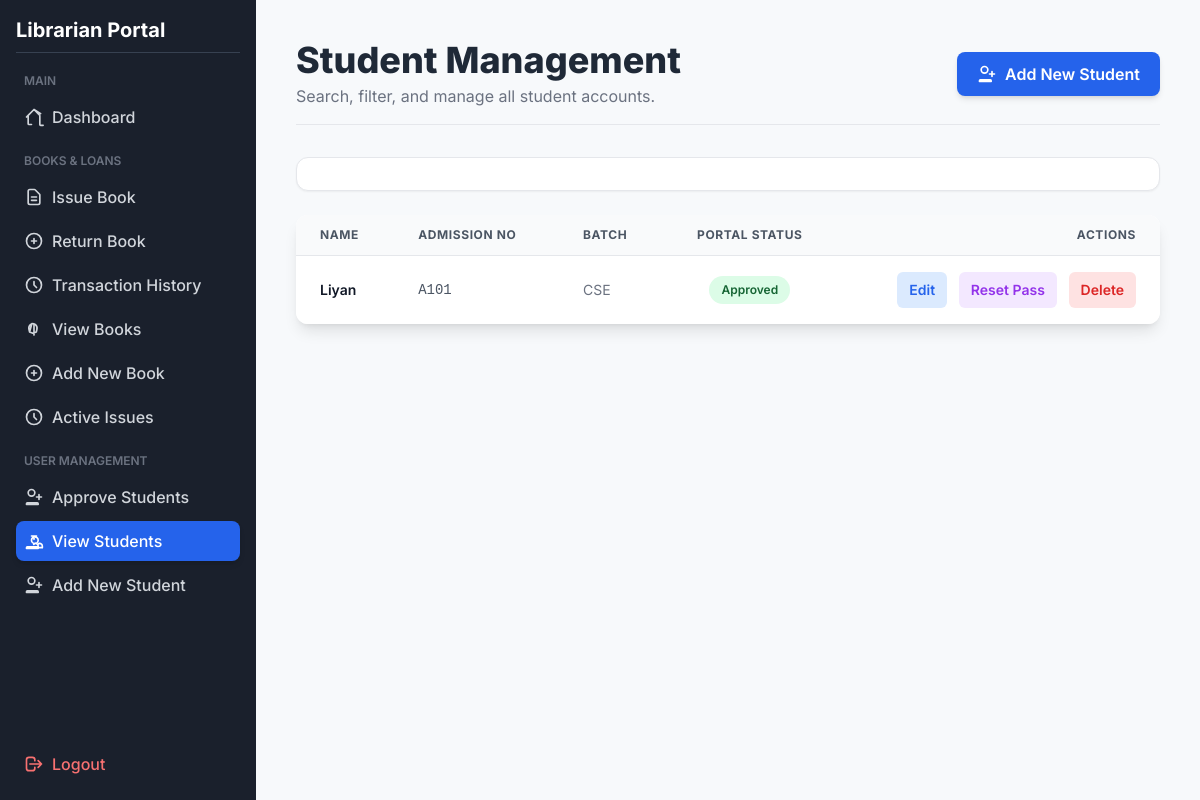
Before: /view_students (signed in) with the older database file.
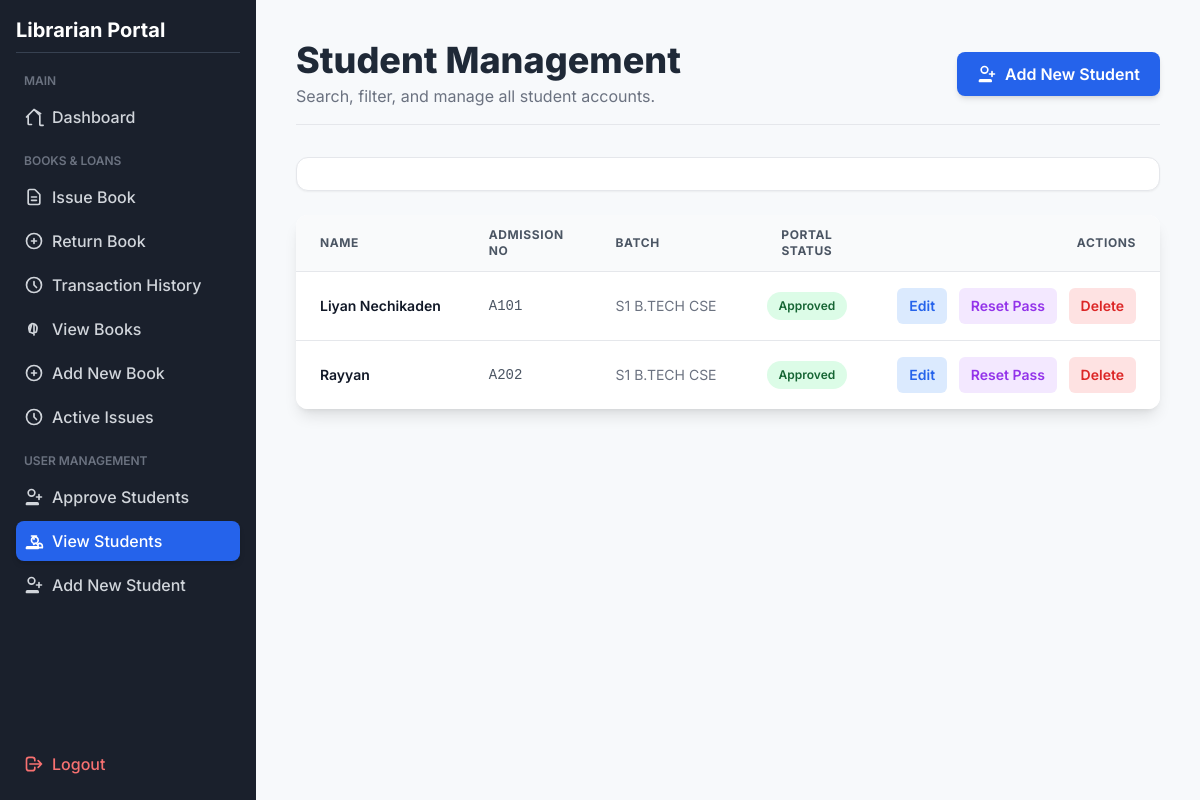
After: the same page with the newer database file.
### tables this page shows
CREATE TABLE students_auth (
                id INTEGER PRIMARY KEY AUTOINCREMENT,
                admission_no TEXT UNIQUE NOT NULL,
                password_hash TEXT NOT NULL,
                is_approved BOOLEAN NOT NULL DEFAULT 0,
                FOREIGN KEY(admission_no) REFERENCES students(admission_no) ON DELETE CASCADE
            );

CREATE TABLE students (
                            id INTEGER PRIMARY KEY AUTOINCREMENT,
                            admission_no TEXT UNIQUE NOT NULL,
                            name TEXT NOT NULL,
                            batch TEXT NOT NULL
                        );

### app.py (the view)
@app.route("/view_students")
@login_required
def view_students():
    query = request.args.get('query', '')
    batch_filter = request.args.get('batch', 'all')
    status_filter = request.args.get('status', 'all')
    sql = """
        SELECT s.id, s.admission_no, s.name, s.batch, sa.is_approved
        FROM students s
        LEFT JOIN students_auth sa ON s.admission_no = sa.admission_no
    """
    params = []
    conditions = []
    if query:
        search_term = f"%{query}%"
        conditions.append("(s.name LIKE ? OR s.admission_no LIKE ?)")
        params.extend([search_term, search_term])
    if batch_filter != 'all':
        conditions.append("s.batch = ?")
        params.append(batch_filter)
    if status_filter == 'approved':
        conditions.append("sa.is_approved = 1")
    elif status_filter == 'pending':
        conditions.append("(sa.is_approved = 0 OR sa.is_approved IS NULL)")
    if conditions:
        sql += " WHERE " + " AND ".join(conditions)
    sql += " ORDER BY s.batch, s.name"
    with get_connection() as conn:
        students = conn.execute(sql, tuple(params)).fetchall()
        batches = conn.execute("SELECT DISTINCT batch FROM students ORDER BY batch ASC").fetchall()
    return render_template("view_students.html",
                           students=students,
                           batches=batches,
                           search_query=query,
                           current_batch=batch_filter,
                           current_status=status_filter)

### app.py (called while the page is built)
def get_connection():
    return SQLiteContext(DB_NAME)

def login_required(f):
    @wraps(f)
    def decorated_function(*args, **kwargs):
        if not session.get('logged_in'):
            flash('Please log in to access this page.', 'danger')
            return redirect(url_for('login'))
        return f(*args, **kwargs)
    return decorated_function

@app.context_processor
def inject_pending_count():
    with get_connection() as conn:
        try:
            count = conn.execute("SELECT COUNT(id) FROM students_auth WHERE is_approved = 0").fetchone()[0]
            return dict(pending_count=count)
        except:
            return dict(pending_count=0)

    def __enter__(self):
        self.conn = sqlite3.connect(self.db_name)
        self.conn.row_factory = sqlite3.Row
        self.conn.execute('PRAGMA foreign_keys = ON;')
        return self.conn

    def __exit__(self, exc_type, exc_val, exc_tb):
        if exc_type is None and self.conn:
            self.conn.commit()
        if self.conn:
            self.conn.close()
        return False

### templates/view_students.html (shortened to what the changed rows need)
<!DOCTYPE html>
<html lang="en">
<head>
    <script src="https://cdn.tailwindcss.com"></script>
</head>
<body class="min-h-screen">
    <div class="md:flex">
        <div class="sidebar w-full md:w-64 p-4 flex-shrink-0 md:flex md:flex-col md:h-screen md:sticky md:top-0">
            <div class="flex-grow">
                <h2 class="text-xl font-bold text-white mb-4 border-b border-gray-700 pb-2">Librarian Portal</h2>
            </div>
        </div>
        <main class="flex-grow p-10">
            <header class="mb-8 flex flex-col md:flex-row justify-between items-start md:items-center pb-4 border-b border-gray-200">
                <div>
                    <h1 class="text-4xl font-extrabold text-gray-800">Student Management</h1>
                </div>
            </header>
            <div class="overflow-x-auto bg-white rounded-xl shadow-lg">
                <table class="min-w-full divide-y divide-gray-200">
                    <thead class="bg-gray-50">
                        <tr>
                            <th class="px-6 py-3 text-left text-xs font-bold text-gray-600 uppercase tracking-wider">Name</th>
                            <th class="px-6 py-3 text-left text-xs font-bold text-gray-600 uppercase tracking-wider">Admission No</th>
                            <th class="px-6 py-3 text-left text-xs font-bold text-gray-600 uppercase tracking-wider">Batch</th>
                            <th class="px-6 py-3 text-center text-xs font-bold text-gray-600 uppercase tracking-wider">Portal Status</th>
                            <th class="px-6 py-3 text-right text-xs font-bold text-gray-600 uppercase tracking-wider">Actions</th>
                        </tr>
                    </thead>
                    <tbody class="bg-white divide-y divide-gray-200">
                        {% if students %}
                            {% for student in students %}
                            <tr class="hover:bg-gray-50 transition duration-150">
                                <td class="px-6 py-4 whitespace-nowrap text-sm font-semibold text-gray-900">{{ student.name }}</td>
                                <td class="px-6 py-4 whitespace-nowrap text-sm text-gray-600 font-mono">{{ student.admission_no }}</td>
                                <td class="px-6 py-4 whitespace-nowrap text-sm text-gray-500">{{ student.batch }}</td>
                                <td class="px-6 py-4 whitespace-nowrap text-center">
                                    {% if student.is_approved == 1 %}
                                        <span class="px-3 py-1 inline-flex text-xs leading-5 font-semibold rounded-full bg-green-100 text-green-800">Approved</span>
                                    {% elif student.is_approved == 0 %}
                                        <span class="px-3 py-1 inline-flex text-xs leading-5 font-semibold rounded-full bg-yellow-100 text-yellow-800">Pending</span>
                                    {% else %}
                                        <span class="px-3 py-1 inline-flex text-xs leading-5 font-semibold rounded-full bg-gray-100 text-gray-800">Not Registered</span>
                                    {% endif %}
                                </td>
                                <td class="px-6 py-4 whitespace-nowrap text-sm font-medium text-right space-x-2">
                                    <button type="button" class="edit-student-btn px-3 py-2 text-sm font-semibold rounded-md text-blue-600 bg-blue-100 hover:bg-blue-200 transition"
                                        data-student-id="{{ student.id }}" data-student-name="{{ student.name }}"
                                        data-student-admission="{{ student.admission_no }}" data-student-batch="{{ student.batch }}">
                                        Edit
                                    </button>
                                    <button type="button" class="reset-pass-btn px-3 py-2 text-sm font-semibold rounded-md text-purple-600 bg-purple-100 hover:bg-purple-200 transition"
                                        data-student-id="{{ student.id }}" data-student-name="{{ student.name }}">
                                        Reset Pass
                                    </button>
                                    <button type="button" class="delete-student-btn px-3 py-2 text-sm font-semibold rounded-md text-red-600 bg-red-100 hover:bg-red-200 transition"
                                        data-student-id="{{ student.id }}"
                                        data-student-name="{{ student.name }}">
                                        Delete
                                    </button>
                                </td>
                            </tr>
                            {% endfor %}
                        {% else %}
                            <tr><td colspan="5" class="text-center py-10 px-6 text-gray-500">No Students Found</td></tr>
                        {% endif %}
                    </tbody>
                </table>
            </div>
        </main>
    </div>
</body>
</html>

Changed rows visible on the page:
removed students_auth: name "Liyan", admission_no "A101", batch "CSE", is_approved "Approved"
added students_auth: name "Liyan Nechikaden", admission_no "A101", batch "S1 B.TECH CSE", is_approved "Approved"
added students_auth: name "Rayyan", admission_no "A202", batch "S1 B.TECH CSE", is_approved "Approved"
